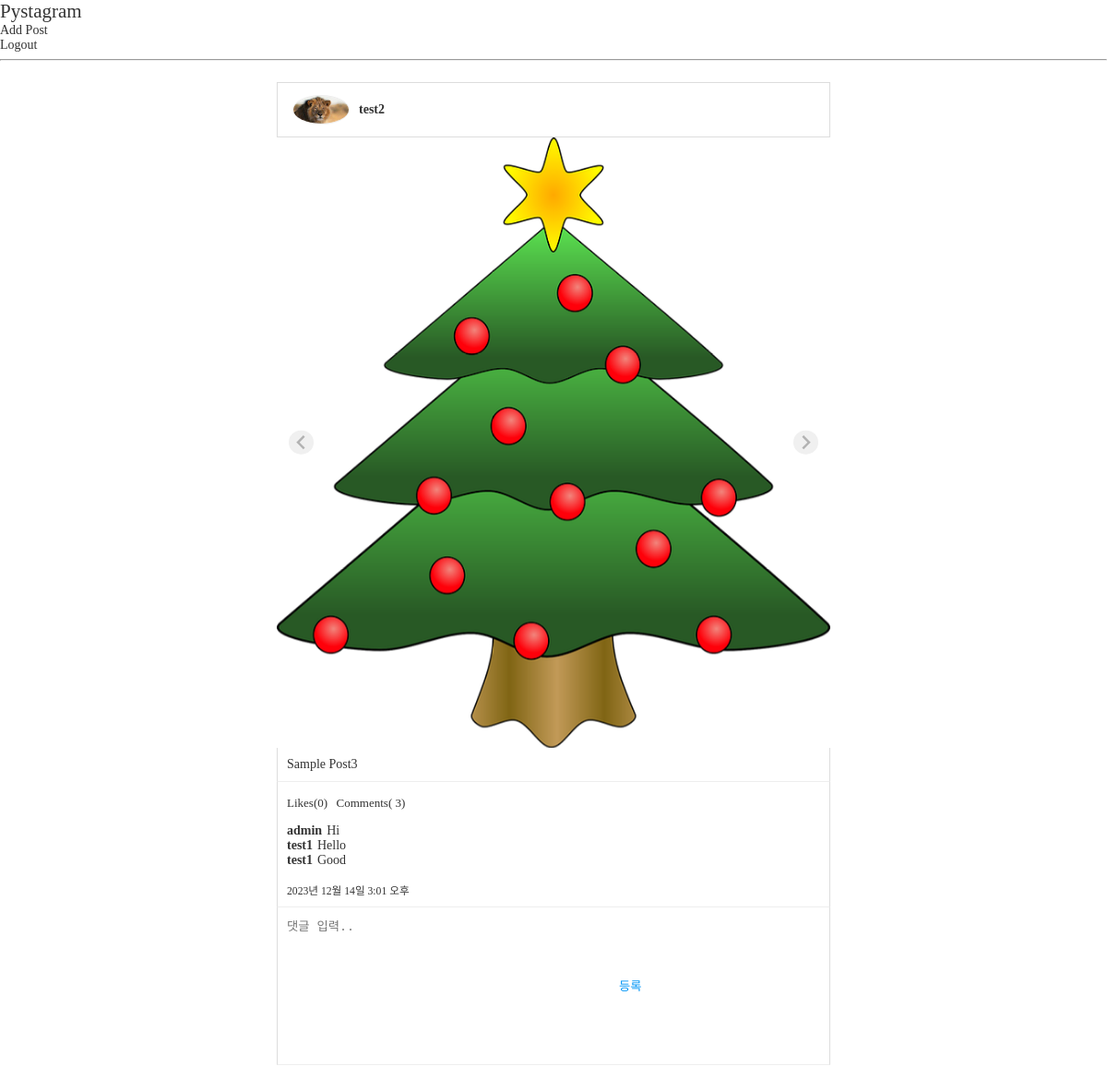
Page /posts/3/ on the earlier database version.
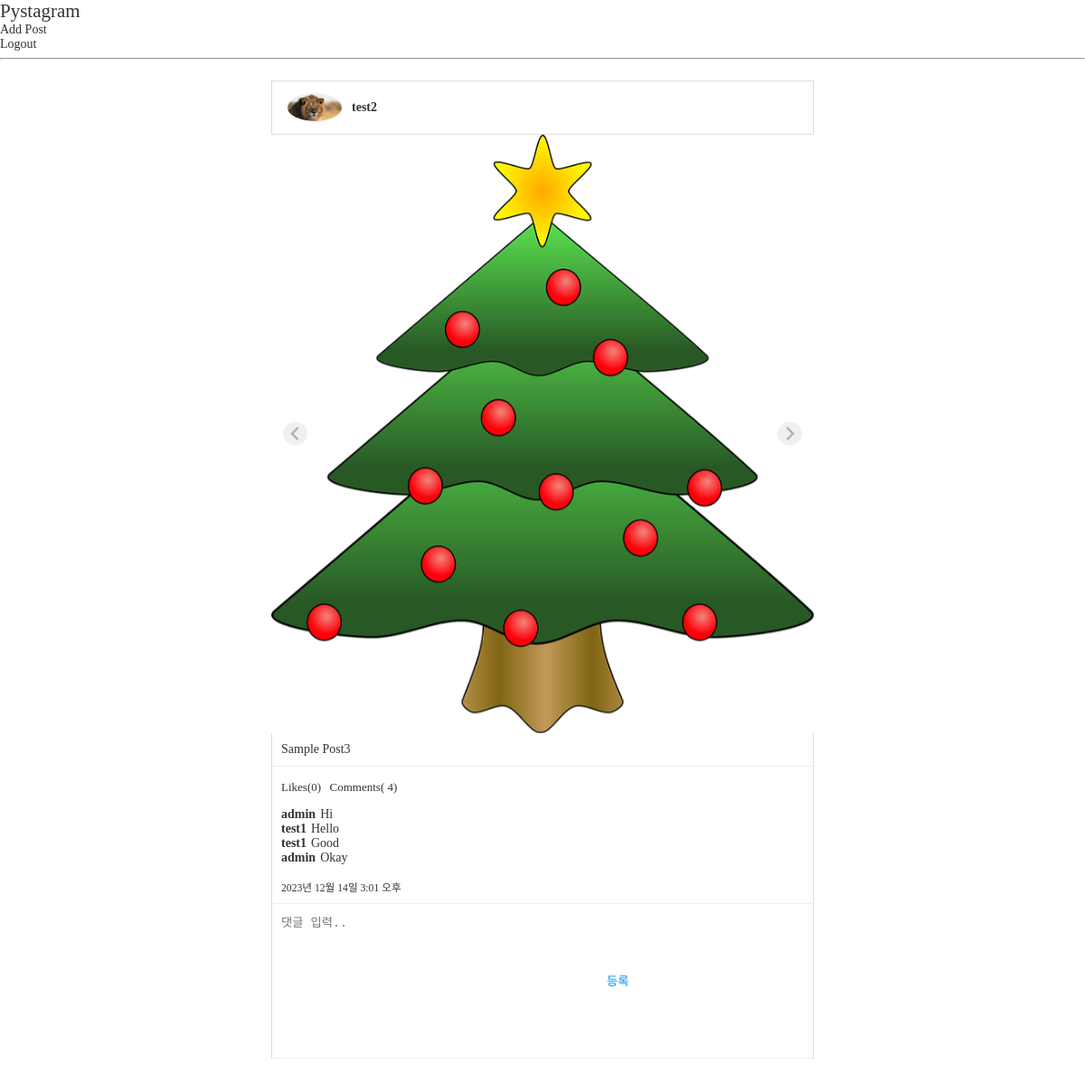
Same page on the later database version.
### posts/models.py (models this page shows)
class PostImage(models.Model):
    post = models.ForeignKey(
        Post,
        verbose_name="포스트",
        on_delete=models.CASCADE,
    )
    photo = models.ImageField("사진", upload_to="post")

class Post(models.Model):
    user = models.ForeignKey(
        "users.User",
        verbose_name="작성자",
        on_delete=models.CASCADE,
    )
    content = models.TextField("내용")
    created = models.DateTimeField("등록일", auto_now_add=True)
    tags = models.ManyToManyField("posts.HashTag", verbose_name="해시태그 목록", blank=True)

class Comment(models.Model):
    user = models.ForeignKey(
        "users.User",
        verbose_name="작성자",
        on_delete=models.CASCADE,
    )
    post = models.ForeignKey(
        Post,
        verbose_name="포스트",
        on_delete=models.CASCADE,
    )
    content = models.TextField("내용")
    created = models.DateTimeField("작성일", auto_now_add=True)

### users/models.py (models this page shows)
class User(AbstractUser):
    profile_image = models.ImageField(
        "프로필 이미지",
        upload_to="users/profile",
        blank=True
        )
    short_description = models.TextField("소개글",  blank=True)

### posts/views.py (the view)
# urls.py: path("<int:post_id>/", views.PostDetail.as_view(), name="post_detail"),
class PostDetail(TemplateView):
    template_name = "posts/post_detail.html"
    def get_context_data(self, **kwargs):
        context = super().get_context_data(**kwargs)
        postId = kwargs["post_id"]
        post = models.Post.objects.get(id = postId)
        context["post"] = post
        context["comment_form"] = forms.CommentForm()
        return context

### posts/forms.py
class CommentForm(forms.ModelForm):
    class Meta:
        model = models.Comment
        fields = [
            "post",
            "content",
            ]
        widgets = {
            "content" : forms.Textarea(
                attrs={
                    "placeholder": "댓글 입력.."
                }
            )
        }

### templates/posts/post_detail.html (shortened to what this page needs)
{% extends "base.html" %}
{% block content %}
    {% include "posts/nav.html" %}
    <div id="feeds" class="post-container">
        {% url "posts:post_detail" post.id as action_redirect_to %}
        {% include "posts/post.html" with action_redirect_url=action_redirect_to %}
    </div>
{% endblock %}

### templates/posts/post.html (shortened to what this page needs)
<article id="post-{{ post.id }}" class="post">
    <header class="post-header">
        {% if post.user.profile_image %}
        <img src={{ post.user.profile_image.url }}>
        {% endif %}
        <span>{{ post.user.username }}</span>
    </header>
    {% if post.postimage_set.count > 0 %}
    <div class="post-images splide">
        <div class="splide__track">
            <ul class="splide__list">
                {% for image in  post.postimage_set.all %}
                    {% if image.photo %}
                    <li class="splide__slide">
                        <img src="{{ image.photo.url }}">
                    </li>
                    {% endif %}
                {% endfor %}
            </ul>
        </div>
    </div>
    {% endif %}
    <div class="post-content">
        {{ post.content|linebreaksbr }}
    </div>
    <div class="post-buttons">
        <button>Likes(0)</button>
        <span>Comments( {{ post.comment_set.count }})</span>
    </div>
    <div class="post-comments">
        <ul>
            {% for comment in  post.comment_set.all %}
                <li>
                    <span>{{ comment.user.username }}</span>
                    <span>{{ comment.content }}</span>
                </li>
            {% endfor %}
        </ul>
    </div>
    <small>{{ post.created }}</small>
    <div class="post-comment-create">
        <form method="POST" action="{% url "posts:comment_add" %}?next={{ action_redirect_url }}">
            {{ comment_form.content }}
            <button type="submit">등록</button>
        </form>
    </div>
</article>

Differences in the rows shown:
computed for Post "Sample Post3": comment_set.count "3" → "4"
added Comment: user.username "admin", content "Okay"
